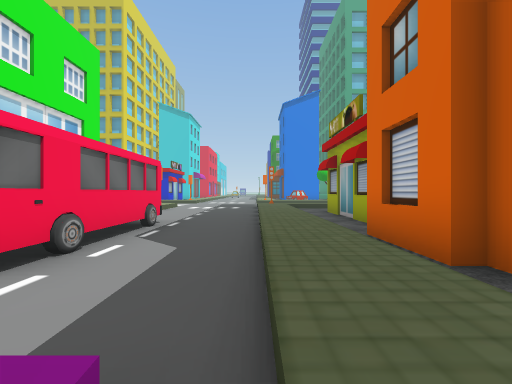
view 1 (above)

17 first-person views from a walk through a Unity game level. The camera is 1.3 m above the floor, looks level and sees 90° across. The floor is counted in squares, 2 m on a side. Each view is taken from the middle of a square. On the plan, view 1 faces up. The plan holds only what a view shows up to about 9 squares ahead; the rest is blank. The place goes on beyond the plan. Some surface patterns are stand-ins.

view 2
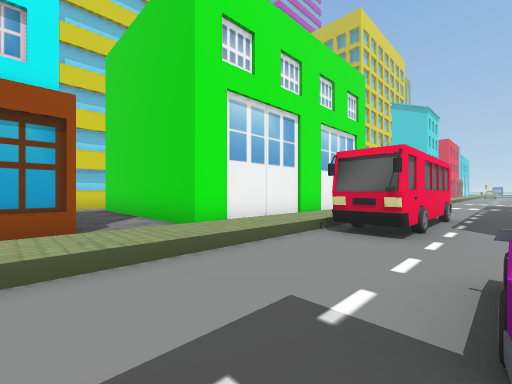

view 3
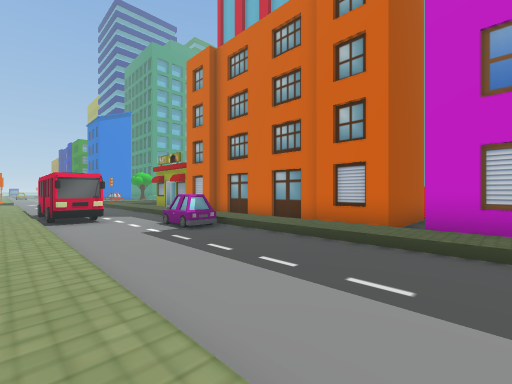

view 4
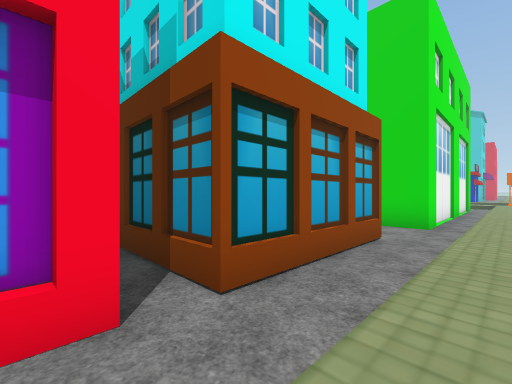

view 5
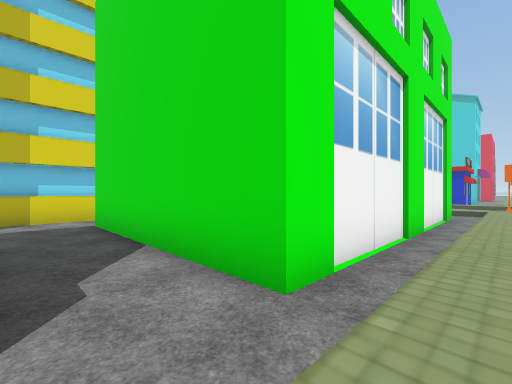

view 6
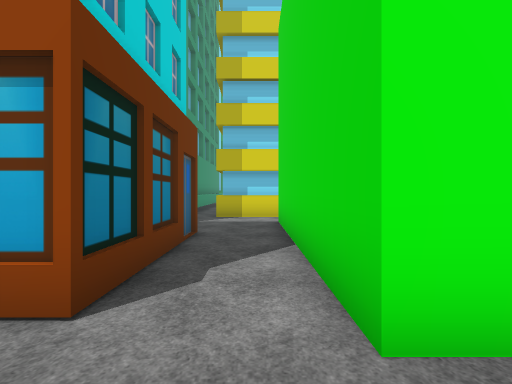

view 7
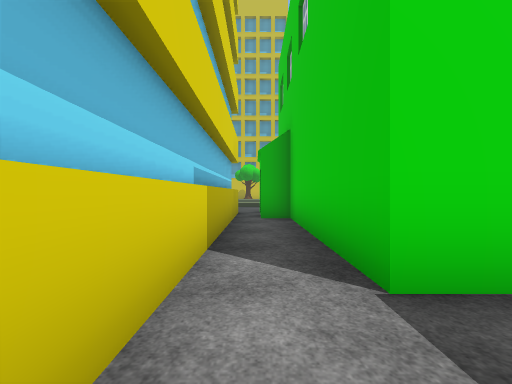

view 8
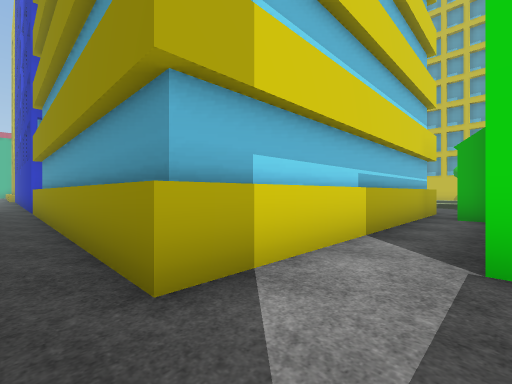

view 9
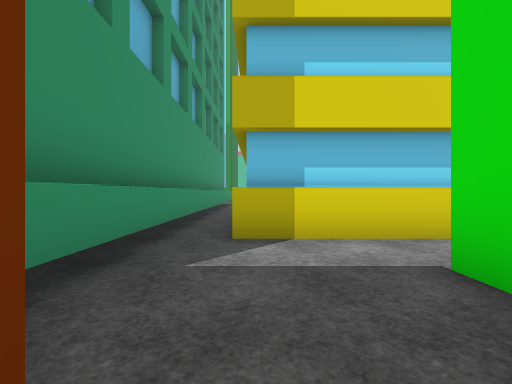

view 10
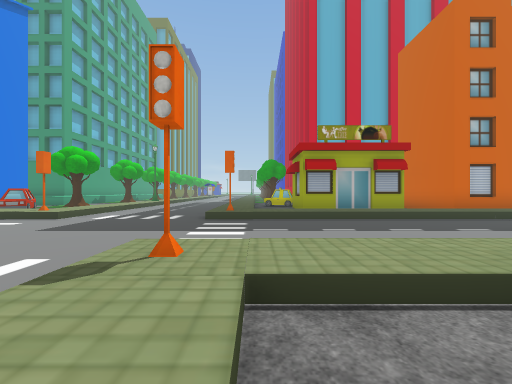

view 11
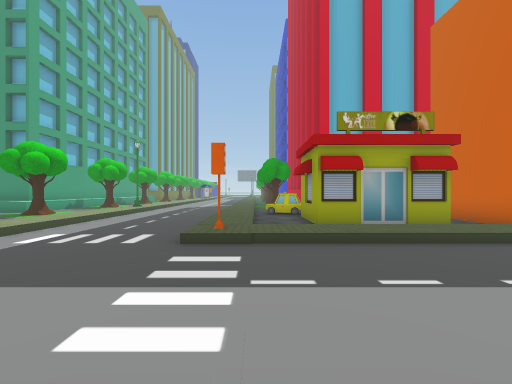

view 12
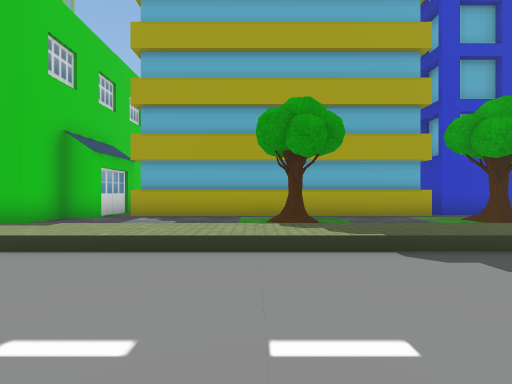

view 13
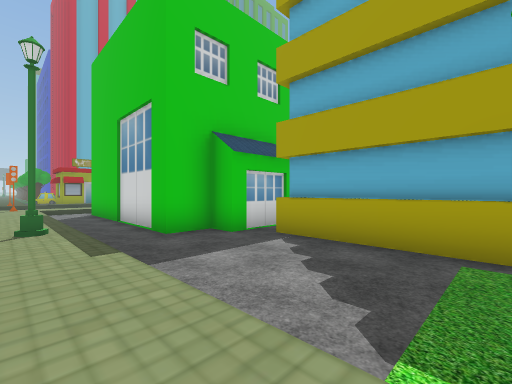

view 14
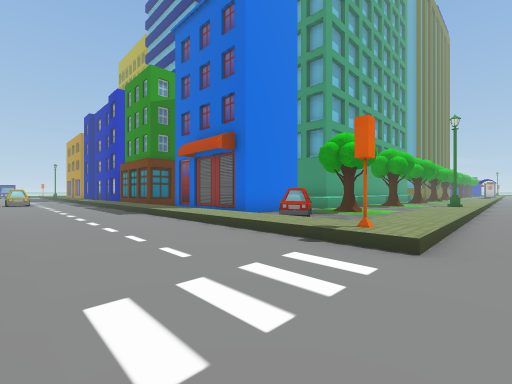

view 15
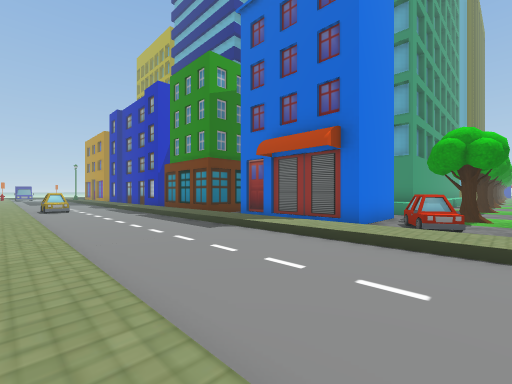

view 16
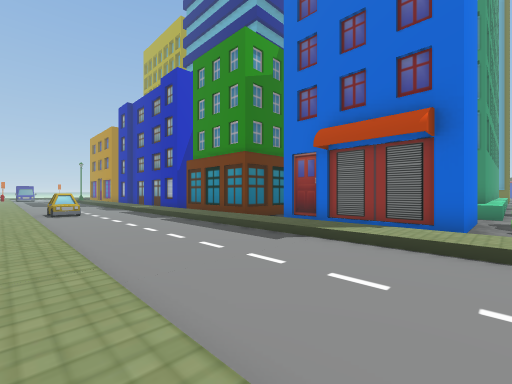

view 17
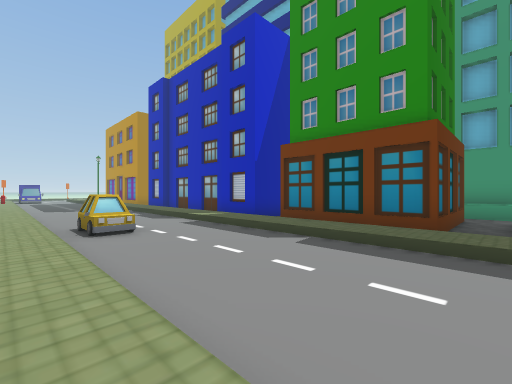

### Floor plan
Key: @ floor where view 1 was taken; # wall or solid block; . main floor; : floor 0.25 m higher than the main floor; / step, stairs or slope; ^ raised ledge; B building; U bus; C car; T tree; S streetlight; O other object.
Columns run from 23 left of view 1 to 8 right of it. Each row starts with its distance up from view 1.
 33                    :.../
 32                    :. ./
 31                    :. .//O
 30                    :CC.//OO
 29                    :...//
 28                    :...//B
 27                    :...//B
 26                    :...//B
 25                    :...//BBBB.#
 24                    :...//    .#
 23                    :...//
 22                    :...//O
 21                    :...//
 20                    :...//O###.##
 19                    :...//.C.....
 18                    :...//CC.T
 17                    :...//......
 16                     ...////////
 15                     .../#:::::S:
 14        .            ............
 13       ...           .........
 12      .....         ..........
 11     ////////S//////#.../#////
 10    ////////////////:...//////
  9   T...T............:...//...
  8   ..........BBBBBB.:...//.###
  7  .#########BB    B.:...//.#
  6 ###       #BB    B.:...//.#
  5           #.B    B.:U#.//.#
  4           #.B    B.:##.//OOOO
  3           #.B    B.:##.//O
  2           #.B    B.:##.//O
  1           #.BBBBBB.:...//O
  0           #........:..C@/O
 -1 ###########........:..C//O
 -2 ..............BBBB.:...//O
 -3      ########^   B.:...//O
 -4               BBBB.:...//OOOO
 -5                ....:...//OOO
 -6                  #.:...//#

Where each view was taken, in squares from view 1:
view 1: 0 up, 0 right, facing up
view 2: 2 down, 1 left, facing up-left
view 3: 6 down, 4 left, facing up-right
view 4: 6 down, 4 left, facing up-left
view 5: 1 down, 4 left, facing up-left
view 6: 0 up, 4 left, facing left
view 7: 1 down, 12 left, facing up
view 8: 2 down, 11 left, facing up-left
view 9: 1 down, 9 left, facing left
view 10: 10 up, 6 left, facing right
view 11: 10 up, 4 left, facing right
view 12: 14 up, 16 left, facing down
view 13: 11 up, 16 left, facing down-right
view 14: 14 up, 3 left, facing up-right
view 15: 17 up, 4 left, facing up-right
view 16: 19 up, 4 left, facing up-right
view 17: 24 up, 4 left, facing up-right
